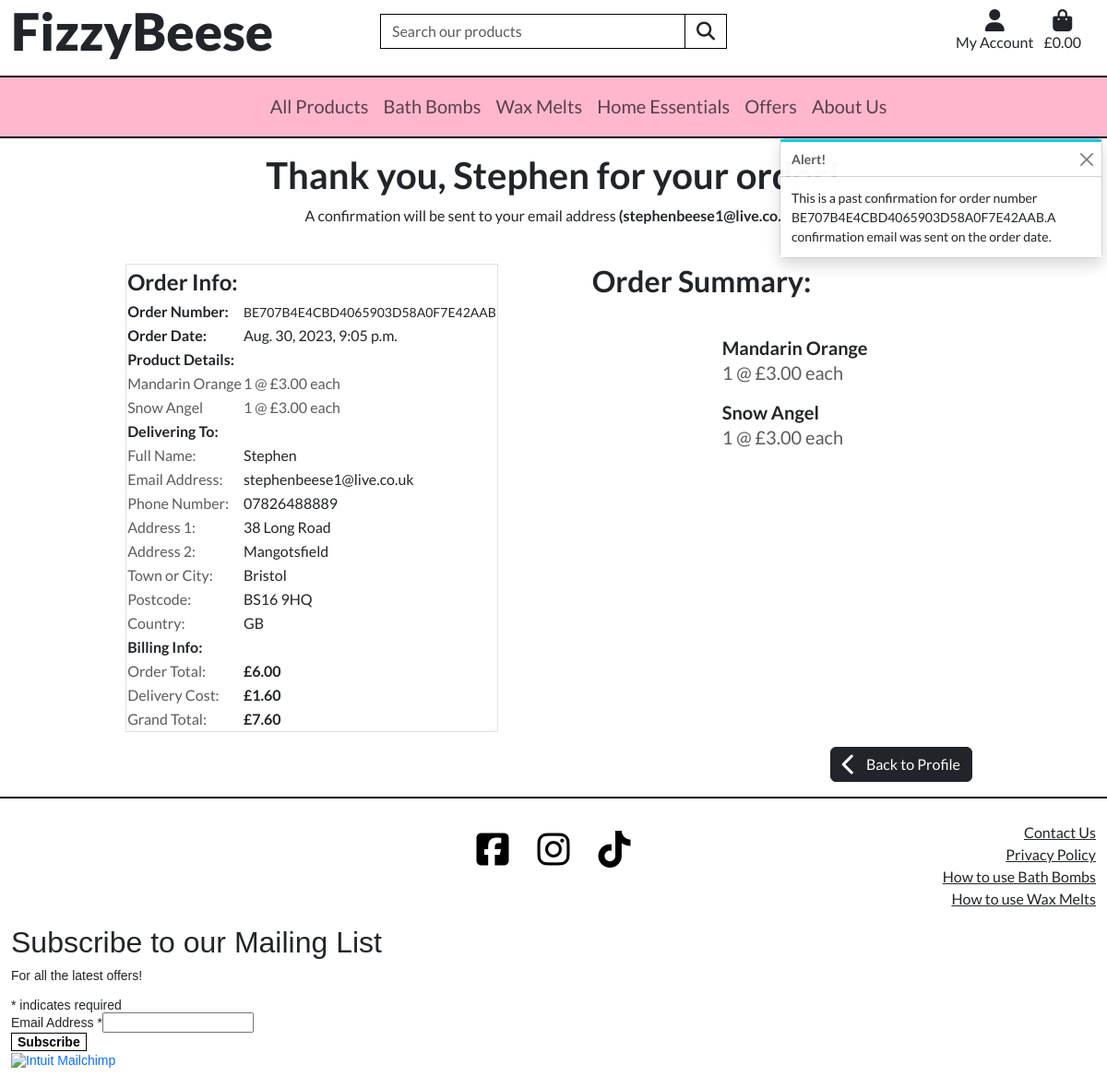
Screenshot of /profile/order_history/BE707B4E4CBD4065903D58A0F7E42AAB (signed in) with the database file from the repository.
### checkout/models.py (models this page shows, shortened)
class Order(models.Model):
    order_number = models.CharField(max_length=32, null=False, editable=False)
    user_profile = models.ForeignKey(UserProfile, on_delete=models.SET_NULL,
                                     null=True, blank=True,
                                     related_name='orders')
    full_name = models.CharField(max_length=50, null=False, blank=False)
    email = models.EmailField(max_length=254, null=False, blank=False)
    phone_number = models.CharField(max_length=20, null=False, blank=False)
    country = CountryField(blank_label='Country *', null=False, blank=False)
    postcode = models.CharField(max_length=20, null=False, blank=False)
    town_or_city = models.CharField(max_length=40, null=False, blank=False)
    street_address1 = models.CharField(max_length=80, null=False, blank=False)
    street_address2 = models.CharField(max_length=80, null=True, blank=True)
    county = models.CharField(max_length=80, null=True, blank=True)
    date = models.DateTimeField(auto_now_add=True)
    total_weight = models.IntegerField(null=False, default=0)
    delivery_cost = models.DecimalField(
        max_digits=6, decimal_places=2, null=False, default=0)
    order_total = models.DecimalField(
        max_digits=10,
        decimal_places=2,
        null=False,
        default=0.00)
    grand_total = models.DecimalField(
        max_digits=10,
        decimal_places=2,
        null=False,
        default=0)
    original_bag = models.TextField(null=False, blank=False, default='')
    stripe_pid = models.CharField(
        max_length=254,
        null=False,
        blank=False,
        default='')

class OrderLineItem(models.Model):
    order = models.ForeignKey(
        Order,
        null=False,
        blank=False,
        on_delete=models.CASCADE,
        related_name='lineitems')
    product = models.ForeignKey(
        Product,
        null=False,
        blank=False,
        on_delete=models.CASCADE)
    quantity = models.IntegerField(null=False, blank=False, default=0)
    lineitem_total = models.DecimalField(
        max_digits=6,
        decimal_places=2,
        null=False,
        blank=False,
        editable=False)

### products/models.py (models this page shows, shortened)
class Product(models.Model):
    name = models.CharField(max_length=254, unique=True)
    description = models.TextField(null=True, blank=True)
    price = models.DecimalField(max_digits=5, decimal_places=2)
    stock_remaining = models.IntegerField(null=False)
    product_categories = models.ManyToManyField(
        ProductCategory)  # Links to ProductCategory
    fragrance_categories = models.ManyToManyField(
        FragranceCategory, blank=True)  # Links to FragranceCategory
    weight = models.IntegerField()
    sale_price = models.DecimalField(
        max_digits=5,
        decimal_places=2,
        null=True,
        blank=True)
    is_clearance = models.BooleanField()
    is_featured = models.BooleanField()
    is_hidden = models.BooleanField()
    image = models.ImageField(null=True, blank=True)
    label_image = models.ImageField(null=True, blank=True)
    uploaded_on = models.DateTimeField()

### profiles/views.py (the view)
def order_history(request, order_number):
    if request.user.is_authenticated:
        order = get_object_or_404(Order, order_number=order_number)
        messages.info(request, (
            f'This is a past confirmation for order number {order_number}.'
            'A confirmation email was sent on the order date.'
        ))
        template = 'checkout/checkout_success.html'
        context = {
            'order': order,
            'from_profile': True,
        }
        return render(request, template, context)
    else:
        messages.error(request, 'You need to be logged in to view this page, \
                       please login and try again!')
        return redirect('home')

### bag/contexts.py (called while the page is built, shortened)
def bag_contents(request):
    bag_items = []
    total = 0
    product_count = 0
    total_weight = 0
    bag = request.session.get('bag', {})
    if total < settings.FREE_DELIVERY_THRESHOLD:
        if product_count == 0:
            delivery = 0
        free_delivery_delta = settings.FREE_DELIVERY_THRESHOLD - total
    else:
        delivery = 0
        free_delivery_delta = 0
    grand_total = delivery + total
    context = {
        'bag_items': bag_items,
        'total': total,
        'product_count': product_count,
        'total_weight': total_weight,
        'delivery': delivery,
        'free_delivery_delta': free_delivery_delta,
        'free_delivery_threshold': settings.FREE_DELIVERY_THRESHOLD,
        'grand_total': grand_total,
    }
    return context

### home/contexts.py (called while the page is built)
def offers(model):
    clearance_products = Product.objects.filter(is_clearance=True)
    sale_products = Product.objects.filter(sale_price=True)
    context = {
        'clearance_products': clearance_products,
        'sale_products': sale_products,
    }
    return context

### testimonials/contexts.py (called while the page is built)
def testimonial_context(request):
    testimonials = Testimonial.objects.filter(approved=True)
    context = {
        'testimonials': testimonials,
    }
    return context

### checkout/templates/checkout/checkout_success.html (shortened to what this page needs)
{% extends 'base.html' %}
{% load static %}
{% block extra_css %}
<link rel="stylesheet" href="{% static 'checkout/css/checkout_success.css' %}">
{% endblock %}
{% block content %}
<div class="row mw-100 m-0">
    <div class="col-12 text-center mt-3">
        <h1 class="fw-bold">Thank you, {{ order.full_name }} for your order!</h1>
        <p>A confirmation will be sent to your email address <span class="fw-bold">({{ order.email }})</span></p>
    </div>
</div>
<div class="row mw-100">
    <div class="col-12 col-lg-5">
        <div class="row justify-content-center mb-3">
            <div class="col-10">
                <h2 class="my-4 fw-bold">Order Summary:</h2>
            </div>
        </div>
        {% for item in order.lineitems.all %}
        <div class="row justify-content-start">
            <div class="col-6 col-xl-4 mb-1">
            </div>
            <div class="col-5">
                <div class="ms-3">
                    <a class="text-dark text-decoration-none" href="{% url 'product_detail' item.product.id %}">
                        <h3 class="fs-5 fw-bold mb-0 product-name bold-hover">{{ item.product.name }}</h3>
                    </a>
                    <p class="text-muted fs-5">{{ item.quantity }} @
                        {% if item.product.sale_price %}
                        £{{ item.product.sale_price }}
                        {% else %}
                        £{{ item.product.price }}
                        {% endif %}
                        each
                    </p>
                </div>
            </div>
        </div>
        {% endfor %}
    </div>
    <div class="col-12 col-lg-5 offset-lg-1 order-lg-first">
        <div class="row mb-3">
            <div class="col-12">
                <table class="table-responsive border mx-auto mt-4">
                    <thead>
                        <tr>
                            <th scope="col" class="fs-4">Order Info:</th>
                            <th scope="col"></th>
                        </tr>
                    </thead>
                    <tbody>
                        <tr>
                            <th scope="row">Order Number:</th>
                            <td>
                                <small>{{ order.order_number }}</small>
                            </td>
                        </tr>
                        <tr>
                            <th scope="row">Order Date:</th>
                            <td>{{ order.date }}</td>
                        </tr>
                        <tr>
                            <th scope="row">Product Details:</th>
                            <td></td>
                        </tr>
                        {% for item in order.lineitems.all %}
                        <tr class="text-muted">
                            <td>{{ item.product.name }}</td>
                            <td>{{ item.quantity }} @
                                {% if item.product.sale_price %}
                                £{{ item.product.sale_price }}
                                {% else %}
                                £{{ item.product.price }}
                                {% endif %}
                                each
                            </td>
                        </tr>
                        {% endfor %}
                        <tr>
                            <th scope="row">Delivering To:</th>
                            <td></td>
                        </tr>
                        <tr>
                            <td class="text-muted">Full Name:</td>
                            <td>{{ order.full_name }}</td>
                        </tr>
                        <tr>
                            <td class="text-muted">Email Address:</td>
                            <td>{{ order.email }}</td>
                        </tr>
                        <tr>
                            <td class="text-muted">Phone Number:</td>
                            <td>{{ order.phone_number }}</td>
                        </tr>
                        <tr>
                            <td class="text-muted">Address 1:</td>
                            <td>{{ order.street_address1 }}</td>
                        </tr>
                        {% if order.street_address2 %}
                        <tr>
                            <td class="text-muted">Address 2:</td>
                            <td>{{ order.street_address2 }}</td>
                        </tr>
                        {% endif %}
                        <tr>
                            <td class="text-muted">Town or City:</td>
                            <td>{{ order.town_or_city }}</td>
                        </tr>
                        <tr>
                            <td class="text-muted">Postcode:</td>
                            <td>{{ order.postcode }}</td>
                        </tr>
                        <tr>
                            <td class="text-muted">Country:</td>
                            <td>{{ order.country }}</td>
                        </tr>
                        <tr>
                            <th>Billing Info:</th>
                            <td></td>
                        </tr>
                        <tr class="text-muted">
                            <td>Order Total:</td>
                            <td class="text-dark fw-bold">£{{ order.order_total }}</td>
                        </tr>
                        <tr class="text-muted">
                            <td>Delivery Cost:</td>
                            <td class="text-dark fw-bold">£{{ order.delivery_cost }}</td>
                        </tr>
                        <tr class="text-muted">
                            <td>Grand Total:</td>
                            <td class="text-dark fw-bold">£{{ order.grand_total }}</td>
                        </tr>
                    </tbody>
                </table>
            </div>
        </div>
    </div>
    <div class="row justify-content-center">
        <div class="col-10 text-end mb-3">
            {% if from_profile %}
                <a href="{% url 'profile' %}" class="btn btn-dark">
                    <span class="icon me-2 fw-bold"><i class="fa-solid fa-chevron-left fa-xl"></i></span>
                    <span>Back to Profile</span>
                </a>
            {% endif %}
        </div>
    </div>
</div>
{% endblock %}

### static/css/base.css (style rules this page uses)
html { height: 100% }
body { font-family: 'Lato', sans-serif; font-weight: 400; width: 100vw; }
.mw-100 { max-width: 100vw !important; }

### checkout/static/checkout/css/checkout_success.css (style rules this page uses)
th { white-space: nowrap; }

### rows the page displays
Order: full_name "Stephen", email "stephenbeese1@live.co.uk", order_number "BE707B4E4CBD4065903D58A0F7E42AAB", date "Aug. 30, 2023, 9:05 p.m.", phone_number "07826488889", street_address1 "38 Long Road", street_address2 "Mangotsfield", town_or_city "Bristol", postcode "BS16 9HQ", country "GB", order_total "6.00", delivery_cost "1.60", grand_total "7.60"
OrderLineItem: product.name "Mandarin Orange", quantity "1", product.price "3.00"
OrderLineItem: product.name "Snow Angel", quantity "1", product.price "3.00"

### other values shown
{{ message }} "This is a past confirmation for order number BE707B4E4CBD4065903D58A0F7E42AAB.A confirmation email was sent on the order date."
